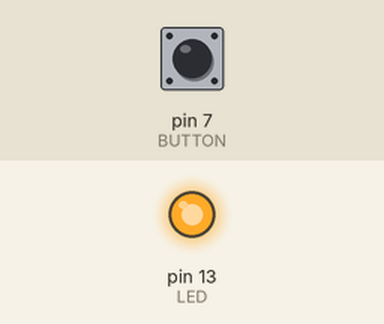
A sketch run on a simulated Arduino Uno, built with avr-gcc and run on an emulated ATmega328P. On the bench: output pins drawn as LEDs (lit = HIGH). The test bench sets the inputs (shaded band); at power-on: pin 7 (BUTTON) HIGH.

Above: at 1.2 s.
1.3 s: pin 7 (BUTTON) pulled LOW for 0.15 s
At 1.37 s:
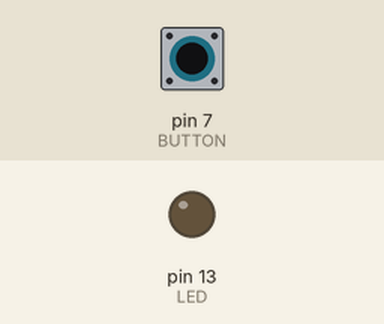
2.9 s: pin 7 (BUTTON) pulled LOW for 3.2 s
At 6.9 s:
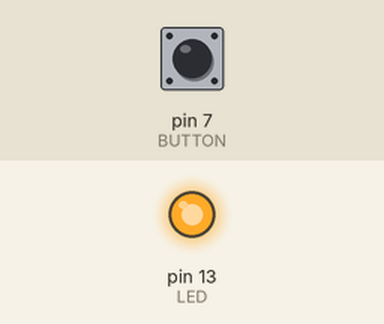
Timing chart, 0 to 8.4 s (numbered marks = the images above; inputs shaded):
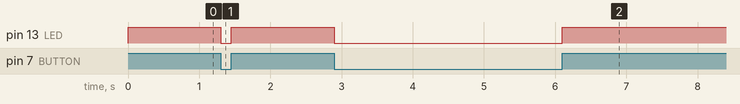

The sketch:

D3.ino
```cpp
#define LED 13
#define BUTTON 7
void setup() {
pinMode(LED,OUTPUT);
pinMode(BUTTON,INPUT);
digitalWrite(BUTTON , HIGH);
}

void loop() {
  int value = digitalRead(BUTTON);
  digitalWrite(LED,value);

}
```

Measured:
- after the input at 1.3 s, pin 13 (LED): HIGH → LOW at once, → HIGH 0.15 s later
- after the input at 2.9 s, pin 13 (LED): HIGH → LOW at once, → HIGH 3.2 s later
